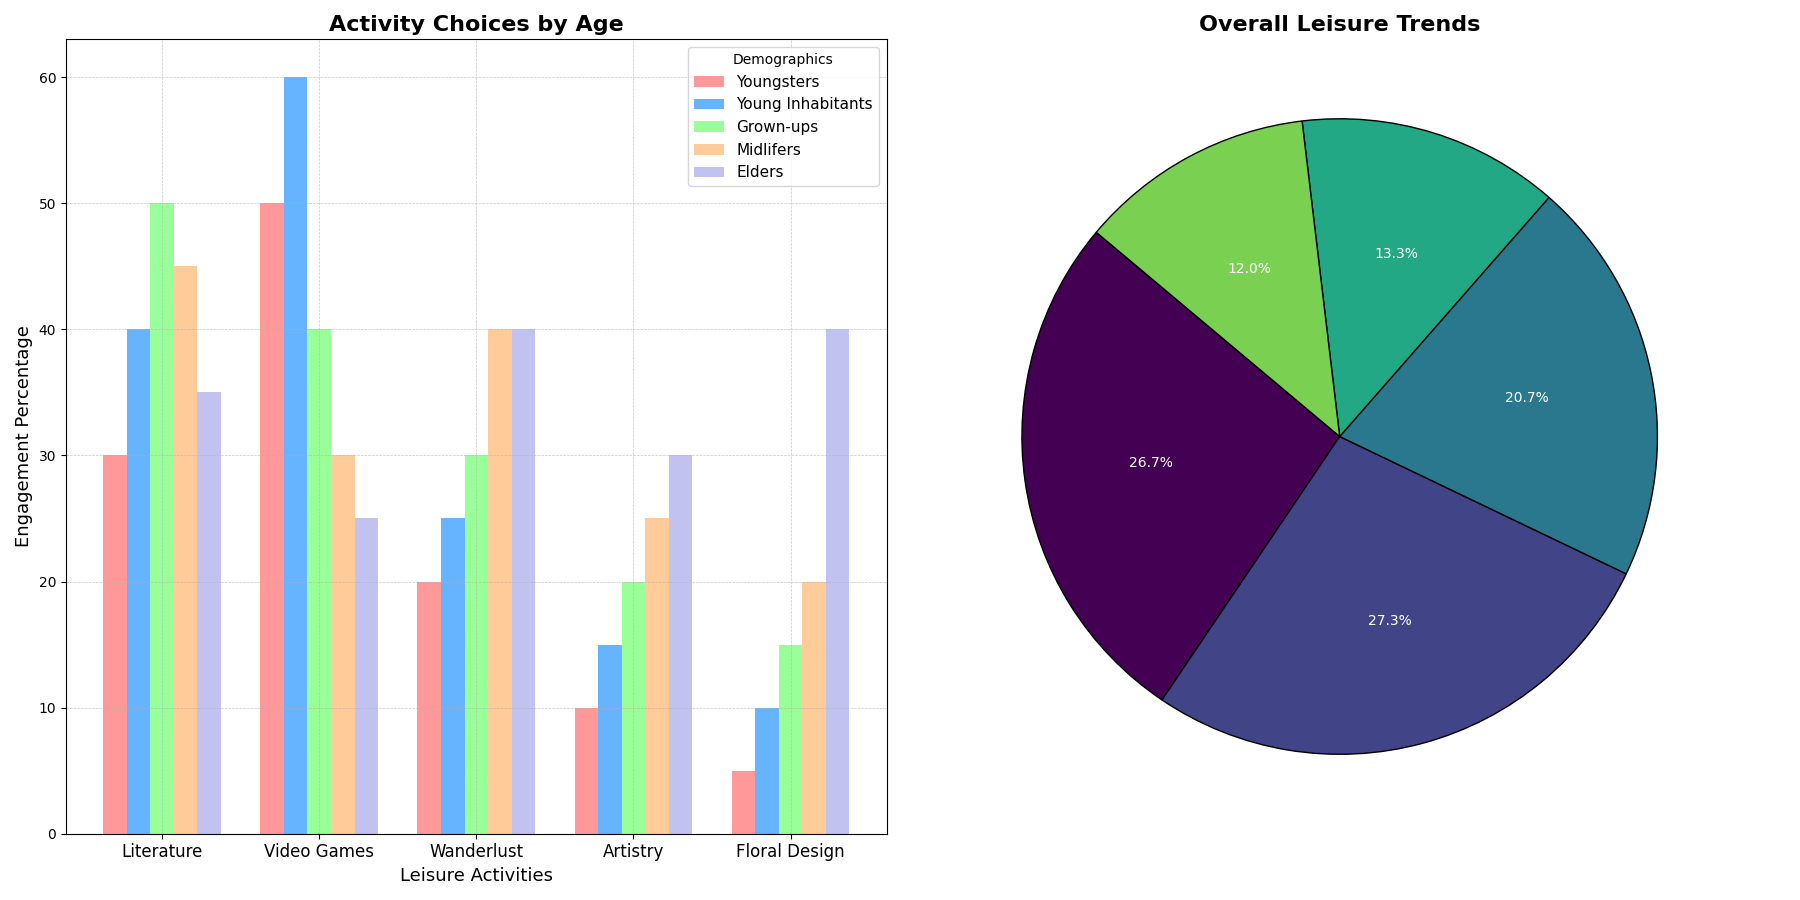

This figure's Python source:
import matplotlib.pyplot as plt
import numpy as np

# Define Age Groups and Hobbies
age_groups = ['Youngsters', 'Young Inhabitants', 'Grown-ups', 'Midlifers', 'Elders']
hobbies = ['Literature', 'Video Games', 'Wanderlust', 'Artistry', 'Floral Design']

# Data representing the percentage of each age group involved in each hobby
data = np.array([
    [30, 50, 20, 10, 5],   # Youngsters
    [40, 60, 25, 15, 10],  # Young Inhabitants
    [50, 40, 30, 20, 15],  # Grown-ups
    [45, 30, 40, 25, 20],  # Midlifers
    [35, 25, 40, 30, 40]   # Elders
])

# Create subplots
fig, axes = plt.subplots(nrows=1, ncols=2, figsize=(18, 9))

bar_width = 0.15
indices = np.arange(len(hobbies))

colors = ['#ff9999','#66b3ff','#99ff99','#ffcc99','#c2c2f0']

for i in range(len(age_groups)):
    axes[0].bar(indices + i * bar_width, data[i], bar_width, label=age_groups[i], color=colors[i])

axes[0].set_title('Activity Choices by Age', fontsize=16, fontweight='bold')
axes[0].set_xlabel('Leisure Activities', fontsize=13)
axes[0].set_ylabel('Engagement Percentage', fontsize=13)
axes[0].set_xticks(indices + bar_width * (len(age_groups) / 2 - 0.5))
axes[0].set_xticklabels(hobbies, fontsize=12)
axes[0].legend(title='Demographics', fontsize=11)
axes[0].grid(True, linestyle='--', linewidth=0.5, alpha=0.7)

total_hobby_counts = data.sum(axis=0)
colors_pie = plt.cm.viridis(np.arange(5)/5.)
axes[1].pie(total_hobby_counts, labels=hobbies, autopct='%1.1f%%', startangle=140, colors=colors_pie,
            wedgeprops=dict(edgecolor='black'), textprops=dict(color="white"))

axes[1].set_title('Overall Leisure Trends', fontsize=16, fontweight='bold')

plt.tight_layout()

plt.show()
